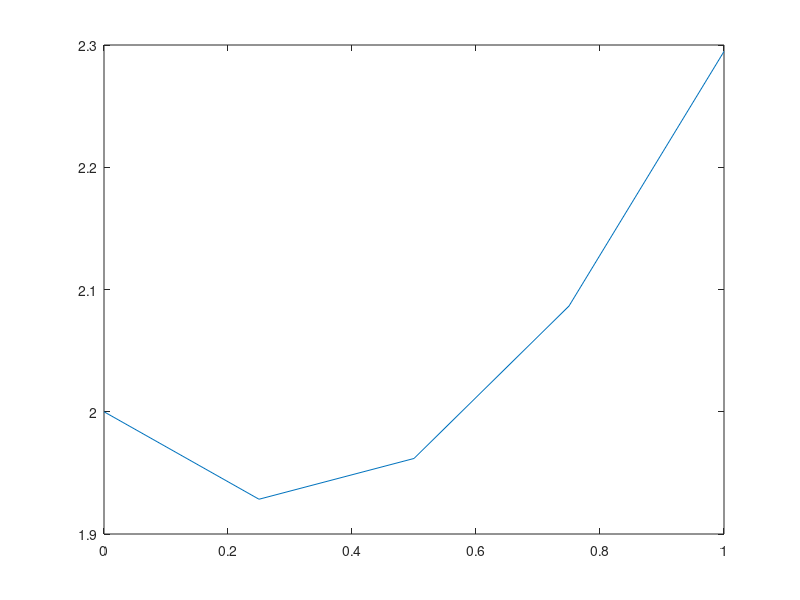

Reproduce this figure in MATLAB.
# Diferential equiation
#   -d^2u(x)/dx^2 + u(x) - x = 0    (1)
#
# Edge condition
#   du/dx(1) = 1
#   u(0) = 2
#
# Discrete set
#   X = {0.0, 0.25, 0.5, 0.75, 1.0}
#
# Where
#   dx = 0.25
#
# We already know and u0 = 2
# then, we have to find u1, u2, u3, u4
#
# For u4 we can't use the central derivative, we use the asymetric backwards second
# order derivative
# 1 / (2.0 * dx) * (3.0 * u4 - 4.0 * u3 + u2) = 1
# 1 / (2.0 * 0.25) * (3.0 * u4 - 4.0 * u3 + u2) = 1
# 2.0 * (3.0 * u4 - 4.0 * u3 + u2) = 1
# (Equal to 1 for the given edge condition)
#
# Central numeric second order derivative
# d^2u(x)/dx^2 = -1 / (dx^2) * (u(xk - dx) - 2.0 * u(xk) + u(xk + dx))    (2)
#
# Replacing (2) in (1)
#
# -1 / (dx^2) * (u(xk - dx) - 2.0 * u(xk) + u(xk + dx)) + u(xk) - xk = 0
# -1 / (dx^2) * (u(xk - dx) - 2.0 * u(xk) + u(xk + dx)) + u(xk) = xk
#
# ------------------Then, repacing with x1, x2 and x3 --------------------------
#
# x1:
# -1 / (dx^2) * (u(x1 - dx) - 2.0 * u(x1) + u(x1 + dx)) + u(x1) = x1
# -1 / (dx^2) * (u(x0) - 2.0 * u(x1) + u(x2)) + u(x1) = x1
# -1 / (0.25^2) * (2.0 - 2.0 * u(x1) + u(x2)) + u(x1) = 0.25
# The constant 2.0 should be in the right side of equation
# -1 / (0.25^2) * (- 2.0 * u(x1) + u(x2)) + u(x1) = 0.25 + 2.0 / (0.25^2)

# x2:
# -1 / (dx^2) * (u(x2 - dx) - 2.0 * u(x2) + u(x2 + dx)) + u(x2) = x2
# -1 / (dx^2) * (u(x1) - 2.0 * u(x2) + u(x3)) + u(x2) = x2
# -1 / (0.25^2) * (u(x1) - 2.0 * u(x2) + u(x3)) + u(x2) = 0.5
# x3:
# -1 / (dx^2) * (u(x3 - dx) - 2.0 * u(x3) + u(x3 + dx)) + u(x3) = x3
# -1 / (dx^2) * (u(x2) - 2.0 * u(x3) + u(x4)) + u(x3) = x3
# -1 / (0.25^2) * (u(x2) - 2.0 * u(x3) + u(x4)) + u(x3) = 0.75


# We get the following linear equiation system

# -1 / (0.25^2) * (- 2.0 * u(x1) + u(x2)) + u(x1) = 0.25 + 2.0 / (0.25^2)
# -1 / (0.25^2) * (u(x1) - 2.0 * u(x2) + u(x3)) + u(x2) = 0.5
# -1 / (0.25^2) * (u(x2) - 2.0 * u(x3) + u(x4)) + u(x3) = 0.75
# 2.0 * (3.0 * u4 - 4.0 * u3 + u2) = 1

# Note that the last equation doesn't have the same coeffiecient as the others
# if we want to get the matrix form this is required. Then some refactoring is
# done to cancel out the introduced coefficient -1 / (0.25^2)

# -1 / (0.25^2) * 2.0 * (-0.25^2) * (3.0 * u4 - 4.0 * u3 + u2) = 1
# -1 / (0.25^2) * (-0.125) * (3.0 * u4 - 4.0 * u3 + u2) = 1
# -1 / (0.25^2) * (-0.125 * 3.0 * u4 + 0.125 * 4.0 * u3 -0.125 * u2) = 1

# Now, the system is
# -1 / (0.25^2) * (- 2.0 * u1 + u2) + u1 = 0.25 + 2.0 / (0.25^2)
# -1 / (0.25^2) * (u1 - 2.0 * u2 + u3) + u2 = 0.5
# -1 / (0.25^2) * (u2 - 2.0 * u3 + u4) + u3 = 0.75
# -1 / (0.25^2) * (-0.125 * 3.0 * u4 + 0.125 * 4.0 * u3 -0.125 * u2) = 1


# Where we have 4 unknowns and 4 equations. Therefore, the system can be in
# matrix form, and that is what the code implements and solves

function contorno1

  M = [-2.0, 1.0, 0.0, 0.0
        1.0, -2.0, 1.0, 0.0
        0.0, 1.0, -2.0, 1.0
        0.0, -0.125, 0.125 * 4.0, -0.125 * 3.0]


  B = [1, 0, 0, 0
       0, 1, 0, 0
       0, 0, 1, 0
       0, 0, 0, 0];

  b = [0.25 + 2.0 / (0.25 * 0.25); 0.5; 0.75; 1.0];

  k = -1.0 / (0.25 * 0.25);

  A = k * M + B;

  u(1) = 2;

  u(2 : 5) = A \ b

  x = 0.0 : 0.25 : 1.0;
  plot(x, u);

endfunction
